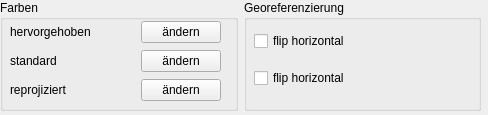
<?xml version="1.0" encoding="UTF-8"?>
<ui version="4.0">
 <class>Form</class>
 <widget class="QWidget" name="Form">
  <property name="geometry">
   <rect>
    <x>0</x>
    <y>0</y>
    <width>488</width>
    <height>115</height>
   </rect>
  </property>
  <property name="windowTitle">
   <string>Form</string>
  </property>
  <widget class="QWidget" name="horizontalLayoutWidget">
   <property name="geometry">
    <rect>
     <x>0</x>
     <y>0</y>
     <width>481</width>
     <height>111</height>
    </rect>
   </property>
   <layout class="QHBoxLayout" name="horizontalLayout">
    <item>
     <widget class="QGroupBox" name="groupBox">
      <property name="title">
       <string>Farben</string>
      </property>
      <widget class="QWidget" name="gridLayoutWidget">
       <property name="geometry">
        <rect>
         <x>10</x>
         <y>20</y>
         <width>211</width>
         <height>83</height>
        </rect>
       </property>
       <layout class="QGridLayout" name="gridLayout">
        <item row="2" column="0">
         <widget class="QLabel" name="label_4">
          <property name="text">
           <string>reprojiziert</string>
          </property>
         </widget>
        </item>
        <item row="0" column="1">
         <widget class="QLabel" name="poicolor">
          <property name="text">
           <string/>
          </property>
         </widget>
        </item>
        <item row="0" column="0">
         <widget class="QLabel" name="label">
          <property name="text">
           <string>hervorgehoben</string>
          </property>
         </widget>
        </item>
        <item row="1" column="1">
         <widget class="QLabel" name="poicolor2">
          <property name="text">
           <string/>
          </property>
         </widget>
        </item>
        <item row="1" column="2">
         <widget class="QPushButton" name="changeColor2">
          <property name="text">
           <string>ändern</string>
          </property>
         </widget>
        </item>
        <item row="2" column="1">
         <widget class="QLabel" name="poicolor_repro">
          <property name="text">
           <string/>
          </property>
         </widget>
        </item>
        <item row="2" column="2">
         <widget class="QPushButton" name="changeColor3">
          <property name="text">
           <string>ändern</string>
          </property>
         </widget>
        </item>
        <item row="0" column="2">
         <widget class="QPushButton" name="changeColor">
          <property name="text">
           <string>ändern</string>
          </property>
         </widget>
        </item>
        <item row="1" column="0">
         <widget class="QLabel" name="label_3">
          <property name="text">
           <string>standard</string>
          </property>
         </widget>
        </item>
       </layout>
      </widget>
     </widget>
    </item>
    <item>
     <widget class="QGroupBox" name="groupBox_2">
      <property name="title">
       <string>Georeferenzierung</string>
      </property>
      <widget class="QWidget" name="verticalLayoutWidget_3">
       <property name="geometry">
        <rect>
         <x>10</x>
         <y>20</y>
         <width>160</width>
         <height>80</height>
        </rect>
       </property>
       <layout class="QVBoxLayout" name="verticalLayout_3">
        <item>
         <widget class="QCheckBox" name="georef_fliphor_CB">
          <property name="text">
           <string>flip horizontal</string>
          </property>
         </widget>
        </item>
        <item>
         <widget class="QCheckBox" name="georef_flipver_CB">
          <property name="text">
           <string>flip horizontal</string>
          </property>
         </widget>
        </item>
       </layout>
      </widget>
     </widget>
    </item>
   </layout>
  </widget>
 </widget>
 <resources/>
 <connections/>
</ui>
